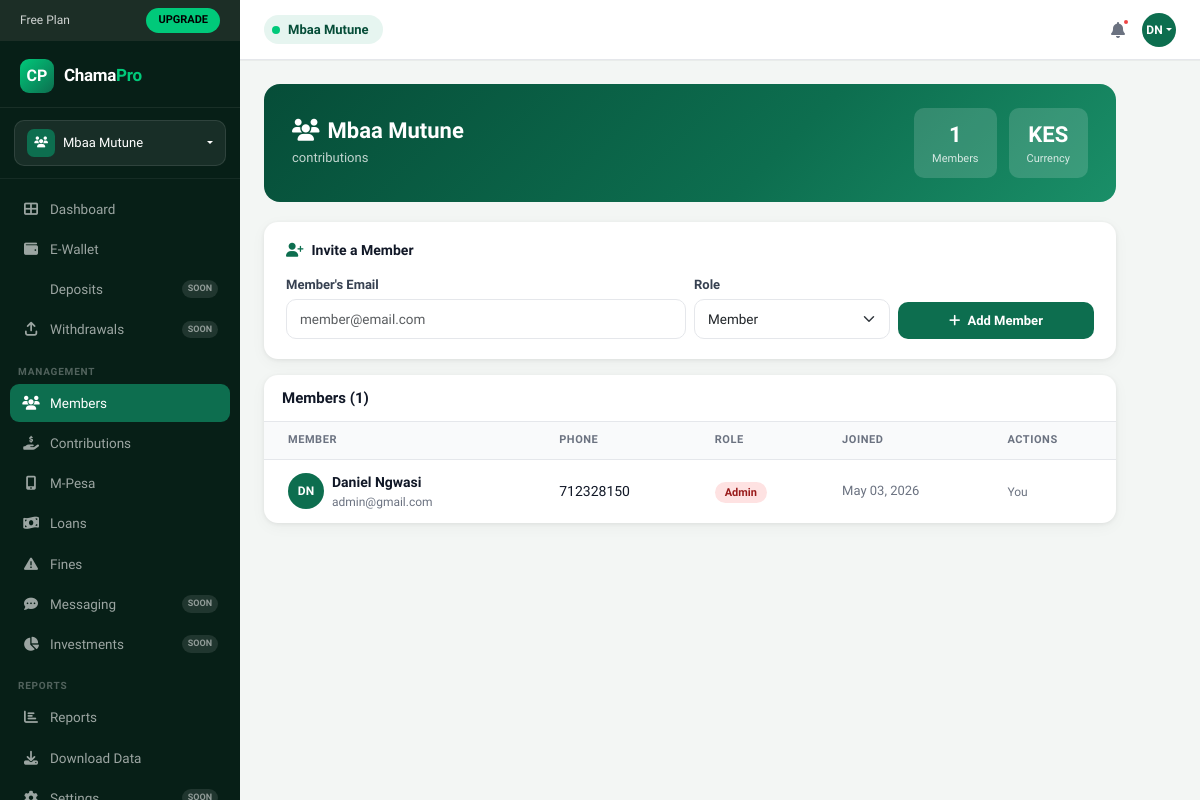
Page /chama/1/members/ (signed in) on the earlier database version.
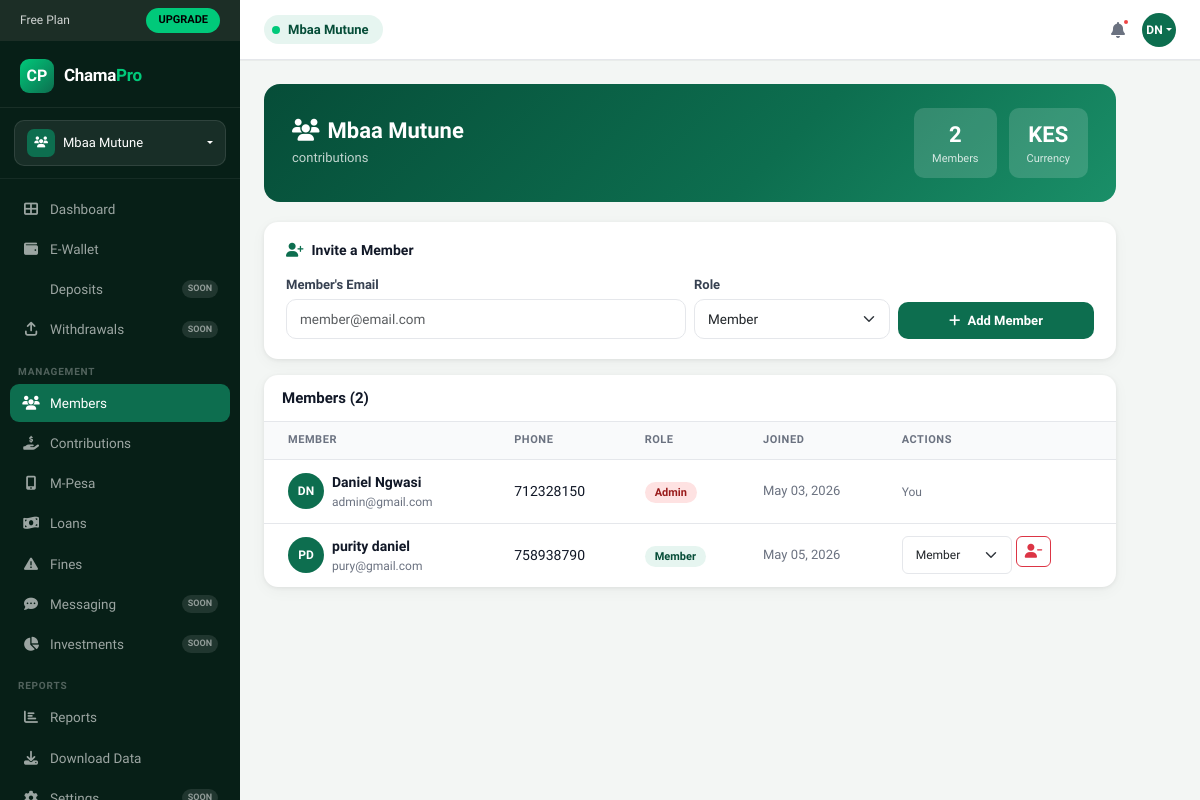
Same page on the later database version.
### chamapro/models.py (models this page shows, shortened)
class Chama(models.Model):
    name = models.CharField(max_length=255)
    description = models.TextField(blank=True, null=True)
    created_by = models.ForeignKey(
        'User', null=True, blank=True, on_delete=models.SET_NULL, related_name='created_chamas'
    )
    currency = models.CharField(max_length=10, default='KES')
    contribution_amount = models.DecimalField(max_digits=12, decimal_places=2, default=0)
    contribution_day = models.PositiveSmallIntegerField(default=5)
    meeting_day = models.CharField(max_length=20, blank=True, null=True)
    settings = models.JSONField(default=dict, blank=True)
    is_active = models.BooleanField(default=True)
    created_at = models.DateTimeField(auto_now_add=True)

class User(AbstractUser):
    phone = models.CharField(max_length=30, unique=True, null=True, blank=True)
    national_id   = models.CharField(max_length=20, blank=True, null=True)
    kra_pin       = models.CharField(max_length=20, blank=True, null=True)
    bio           = models.TextField(blank=True, null=True)
    occupation    = models.CharField(max_length=100, blank=True, null=True)
    location      = models.CharField(max_length=100, blank=True, null=True)
    avatar        = models.ImageField(upload_to='avatars/', blank=True, null=True)
    bank_name     = models.CharField(max_length=100, blank=True, null=True)
    bank_account  = models.CharField(max_length=30, blank=True, null=True)
    mpesa_number  = models.CharField(max_length=20, blank=True, null=True)
    KYC_CHOICES = [
        ('unverified', 'Unverified'),
        ('pending',    'Pending Review'),
        ('verified',   'Verified'),
    ]
    kyc_status = models.CharField(max_length=20, choices=KYC_CHOICES, default='unverified')

class Membership(models.Model):
    ROLE_CHOICES = [
        ('admin',     'Admin'),
        ('treasurer', 'Treasurer'),
        ('secretary', 'Secretary'),
        ('member',    'Member'),
    ]
    chama     = models.ForeignKey(Chama, on_delete=models.CASCADE, related_name='memberships')
    user      = models.ForeignKey('User', on_delete=models.CASCADE, related_name='memberships')
    role      = models.CharField(max_length=30, choices=ROLE_CHOICES, default='member')
    joined_at = models.DateTimeField(default=timezone.now)
    active    = models.BooleanField(default=True)
    class Meta:
        unique_together = ('chama', 'user')

### chamapro/views.py (the view)
# urls.py: path('chama/<int:chama_id>/members/', views.chama_members, name='chama_members'),
@login_required(login_url='login')
def chama_members(request, chama_id):
    chama = get_object_or_404(Chama, id=chama_id)
    membership = get_object_or_404(Membership, chama=chama, user=request.user, active=True)
    memberships = chama.memberships.filter(active=True).select_related('user').order_by('joined_at')
    return render(request, 'chama_members.html', {
        'chama': chama, 'memberships': memberships,
        'my_membership': membership,
        'can_manage': membership.role in ('admin', 'treasurer'),
    })

### chamapro/context_processors.py (called while the page is built)
def user_subscription(request):
    if request.user.is_authenticated:
        try:
            sub = request.user.subscription
        except Exception:
            sub = None
        return {'user_subscription': sub}
    return {'user_subscription': None}

### chamapro/templates/chama_members.html (shortened to what this page needs)
{% load static %}
<!DOCTYPE html>
<html lang="en">
<head>
  <link href="https://cdn.jsdelivr.net/npm/bootstrap@5.3.2/dist/css/bootstrap.min.css" rel="stylesheet">
  <link rel="stylesheet" href="https://cdnjs.cloudflare.com/ajax/libs/font-awesome/6.4.2/css/all.min.css">
</head>
<body>
<aside class="sidebar">
  <div class="plan-banner">
    <span>Free Plan</span>
    <a href="#" class="upgrade-btn">UPGRADE</a>
  </div>
  <div class="sidebar-logo">
    <div class="logo-icon">CP</div>
    <div class="logo-text">Chama<span>Pro</span></div>
  </div>
  <div class="chama-selector-wrap">
    <div class="dropdown">
      <div class="chama-btn dropdown-toggle" data-bs-toggle="dropdown">
        <div class="chama-icon"><i class="fas fa-users" style="font-size:11px;"></i></div>
        <span class="chama-name">{{ chama.name }}</span>
      </div>
    </div>
  </div>
  <nav style="flex:1;padding-bottom:8px;">
    <div class="nav-section">
      <div class="nav-item-wrap">
        <a href="{% url 'dashboard' %}" class="nav-link-cp"><i class="fas fa-th-large"></i> Dashboard</a>
      </div>
      <div class="nav-item-wrap">
        <a href="{% url 'wallet_dashboard' chama.id %}" class="nav-link-cp"><i class="fas fa-wallet"></i> E-Wallet</a>
      </div>
      <div class="nav-item-wrap">
        <a href="#" class="nav-link-cp"> Deposits <span class="badge-soon">SOON</span></a>
      </div>
      <div class="nav-item-wrap">
        <a href="#" class="nav-link-cp"><i class="fas fa-arrow-up-from-bracket"></i> Withdrawals <span class="badge-soon">SOON</span></a>
      </div>
    </div>
    <div class="nav-section">
      <div class="nav-section-label">Management</div>
      <div class="nav-item-wrap">
        <a href="{% url 'chama_members' chama.id %}" class="nav-link-cp active"><i class="fas fa-users"></i> Members</a>
      </div>
      <div class="nav-item-wrap">
        <a href="{% url 'contributions' chama.id %}" class="nav-link-cp"><i class="fas fa-hand-holding-dollar"></i> Contributions</a>
      </div>
      <div class="nav-item-wrap">
        <a href="{% url 'mpesa_transactions' chama.id %}" class="nav-link-cp"><i class="fas fa-mobile-screen-button"></i> M-Pesa</a>
      </div>
      <div class="nav-item-wrap">
        <a href="{% url 'loans' chama.id %}" class="nav-link-cp"><i class="fas fa-money-bill-wave"></i> Loans</a>
      </div>
      <div class="nav-item-wrap">
        <a href="/chama/1/fines/" class="nav-link-cp"><i class="fas fa-triangle-exclamation"></i> Fines</a>
      </div>
      <div class="nav-item-wrap">
        <a href="#" class="nav-link-cp"><i class="fas fa-comment-dots"></i> Messaging <span class="badge-soon">SOON</span></a>
      </div>
      <div class="nav-item-wrap">
        <a href="#" class="nav-link-cp"><i class="fas fa-chart-pie"></i> Investments <span class="badge-soon">SOON</span></a>
      </div>
    </div>
    <div class="nav-section">
      <div class="nav-section-label">Reports</div>
      <div class="nav-item-wrap">
        <a href="{% url 'reports' chama.id %}" class="nav-link-cp"><i class="fas fa-chart-bar"></i> Reports</a>
      </div>
      <div class="nav-item-wrap">
        <a href="{% url 'export_report_excel' chama.id %}" class="nav-link-cp"><i class="fas fa-download"></i> Download Data</a>
      </div>
      <div class="nav-item-wrap">
        <a href="#" class="nav-link-cp"><i class="fas fa-cog"></i> Settings <span class="badge-soon">SOON</span></a>
      </div>
    </div>
  </nav>
</aside>
<header class="topbar">
  <div class="topbar-group-badge">
    <div class="dot"></div>
    <span>{{ chama.name|truncatechars:25 }}</span>
  </div>
  <div class="topbar-right">
    <button class="topbar-icon-btn"><i class="fas fa-bell"></i><div class="notif-dot"></div></button>
    <div class="dropdown">
      <div class="topbar-avatar dropdown-toggle" data-bs-toggle="dropdown">
        {{ user.first_name.0|upper }}{{ user.last_name.0|upper }}
      </div>
    </div>
  </div>
</header>
<div class="main-wrap">
  <div class="main-content">
    <div class="members-hero">
      <div>
        <h2><i class="fas fa-users me-2"></i>{{ chama.name }}</h2>
        <p>{{ chama.description|default:"monthly contributions" }}</p>
      </div>
      <div class="hero-stats">
        <div class="hero-stat">
          <div class="num">{{ memberships|length }}</div>
          <div class="lbl">Members</div>
        </div>
        <div class="hero-stat">
          <div class="num">{{ chama.currency }}</div>
          <div class="lbl">Currency</div>
        </div>
      </div>
    </div>
    {% if can_manage %}
    <div class="invite-card">
      <h6><i class="fas fa-user-plus me-2" style="color:var(--brand);"></i>Invite a Member</h6>
      <form method="post" action="{% url 'member_invite' chama.id %}" class="row g-2 align-items-end">
        <div class="col-md-6">
          <label class="form-label">Member's Email</label>
          <input type="email" name="email" class="form-control" placeholder="member@email.com" required>
        </div>
        <div class="col-md-3">
          <label class="form-label">Role</label>
          <select name="role" class="form-select">
            <option value="member">Member</option>
          </select>
        </div>
        <div class="col-md-3">
          <button type="submit" class="btn-add">
            <i class="fas fa-plus"></i> Add Member
          </button>
        </div>
      </form>
    </div>
    {% endif %}
    <div class="table-card">
      <div class="table-card-header">
        <h6>Members ({{ memberships|length }})</h6>
      </div>
      <div class="table-responsive">
        <table>
          <thead>
            <tr>
              <th class="ps-4">Member</th>
              <th>Phone</th>
              <th>Role</th>
              <th>Joined</th>
              {% if can_manage %}<th>Actions</th>{% endif %}
            </tr>
          </thead>
          <tbody>
            {% for m in memberships %}
            <tr>
              <td class="ps-4">
                <div class="d-flex align-items-center gap-2">
                  <div class="avatar-sm">{{ m.user.first_name.0|upper }}{{ m.user.last_name.0|upper }}</div>
                  <div>
                    <div style="font-weight:600;font-size:14px;">{{ m.user.get_full_name|default:m.user.username }}</div>
                    <div style="font-size:12px;color:var(--muted);">{{ m.user.email }}</div>
                  </div>
                </div>
              </td>
              <td style="font-size:14px;">{{ m.user.phone|default:"—" }}</td>
              <td><span class="badge-role role-{{ m.role }}">{{ m.get_role_display }}</span></td>
              <td style="font-size:13px;color:var(--muted);">{{ m.joined_at|date:"M d, Y" }}</td>
              {% if can_manage %}
              <td>
                {% if m.user != request.user %}
                <div class="d-flex gap-1">
                  <form method="post" action="{% url 'member_role_update' chama.id m.id %}" class="d-inline">
                    <select name="role" onchange="this.form.submit()" class="form-select form-select-sm" style="width:110px;border-radius:6px;font-size:12px;">
                      <option value="member" {% if m.role == "member" %}selected{% endif %}>Member</option>
                    </select>
                  </form>
                  <form method="post" action="{% url 'member_remove' chama.id m.id %}"
                        onsubmit="return confirm('Remove {{ m.user.get_full_name }} from {{ chama.name }}?')">
                    <button type="submit" class="btn btn-sm btn-outline-danger" style="border-radius:6px;" title="Remove member">
                      <i class="fas fa-user-minus"></i>
                    </button>
                  </form>
                </div>
                {% else %}
                <span style="font-size:12px;color:var(--muted);">You</span>
                {% endif %}
              </td>
              {% endif %}
            </tr>
            {% empty %}
            <tr>
              <td colspan="5" class="text-center py-4" style="color:var(--muted);">No members yet.</td>
            </tr>
            {% endfor %}
          </tbody>
        </table>
      </div>
    </div>
  </div>
</div>
</body>
</html>

Differences in the rows shown:
added Membership: user.first_name.0 "P", user.last_name.0 "D", user.get_full_name "purity daniel", user.email "pury@gmail.com", user.phone "758938790", role "Member", joined_at "May 05, 2026"
Other differences:
{{ memberships|length }}: "1" → "2"
